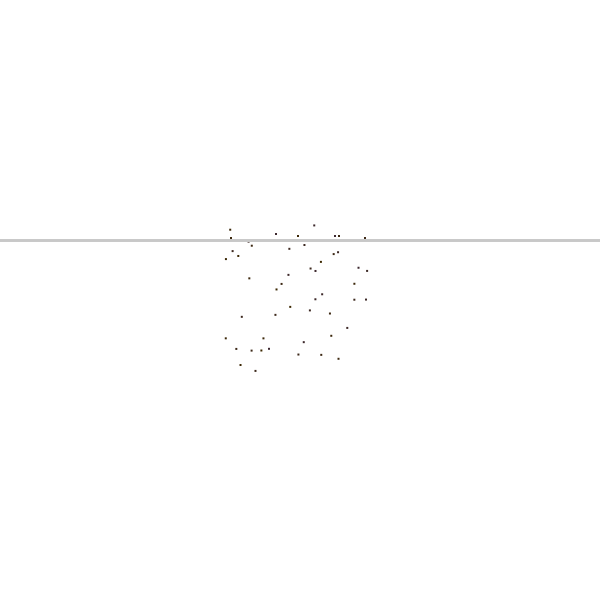
Frame 1 (no input)
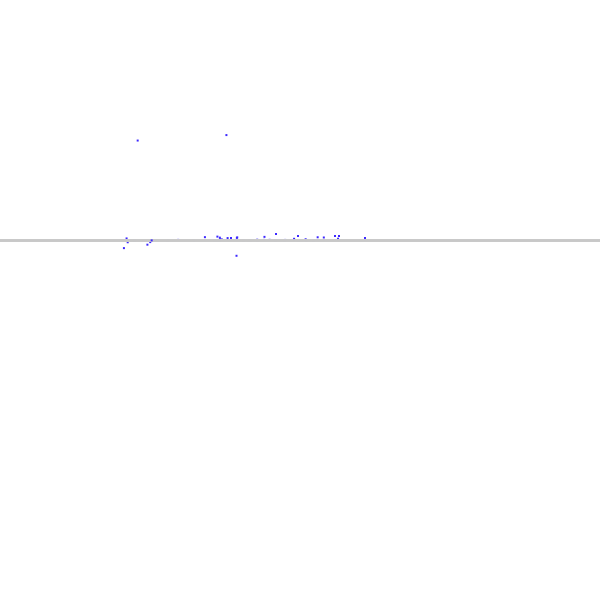
Frame 60 (the mouse pressed at the canvas centre just before this capture)
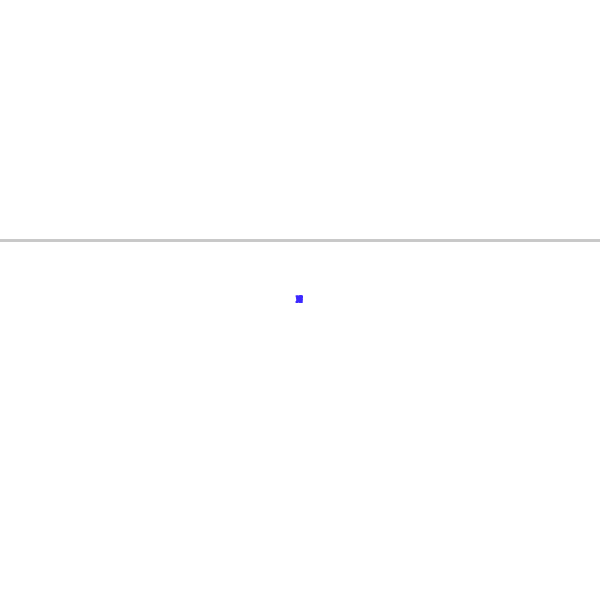
Frame 120 (the mouse held since frame 60 and released just before this capture)

The Processing sketch that drew these frames (run headless with seeded random() and noise(); from frame 60 on, the mouse is pressed at the canvas centre):

// Processing sketch: processing_42298
// ── processing_42298.pde

/*
  by Edmond Chew
 mouseClick
 
 */
//int numBirds = 50;
int c=0;
Bird[] b = new Bird[50];
int xPos, yPos;
float xVel, yVel;


void setup() {
  size(600, 600);
  smooth();
  //stroke(204);
  //strokeWeight(1);
  noStroke();
  for (int i=0; i<b.length; i++) {
    xPos = (int)random(width/4) + width/2 - width/8;
    yPos = (int)random(height/4) + height/2 - height/8;
    float xVel = max(random(0.1), 0.01);
    float yVel = xVel;
    b[i] = new Bird(xPos, yPos, xVel, yVel);
  }
}

void draw() 
{
  background(255);
  for (int i=0; i<b.length; i++) {
    b[i].update();
    noStroke();
    fill(60, 40, 0+c);
    b[i].display();
    c++;
  }
}

class Bird extends Multiple 
{
  float angle = 0.0;
  float birdSize = 3.0;

  Bird(int ix, int iy, float ivx, float ivy) 
  {
    super(ix, iy, ivx, ivy);
  }

  void display() 
  {
    pushMatrix();
    translate(x, y);
    rect(0, 0, 2, 2);
    popMatrix();
  }
}

class Multiple {

  float x, y;
  float vx, vy;
  float tx, ty;

  Multiple(int xpos, int ypos, float velx, float vely) 
  {
    x = xpos;
    y = ypos;
    vx = velx;
    vy = vely;
    tx = xpos;
    ty = ypos;
  }

  void update() 
  {
    stroke(200);
    strokeWeight(2);
    line(0, height/2.5, width, height/2.5);
    if (y>height/2.5)
    {
      ty += random(6)-5;
      tx += random(6)-5;
    }
    else if (y<height/2.6)
    {
      ty += random(3)-3;
      tx += random(3)-3;
    }

    if (ty<0) ty=height;
    else if (tx<0) tx=width;

    x += (tx - x);
    y += (ty - y);

    if (mousePressed) 
    {
      tx = mouseX;
      float dx = tx - x;
      if (abs(dx) > 1) 
      {
        x += dx*vx;
      }
      ty = mouseY;
      float dy = ty - y;
      if (abs(dy) > 1) 
      {
        x += dx*vx;
      }
    }
  }
}
